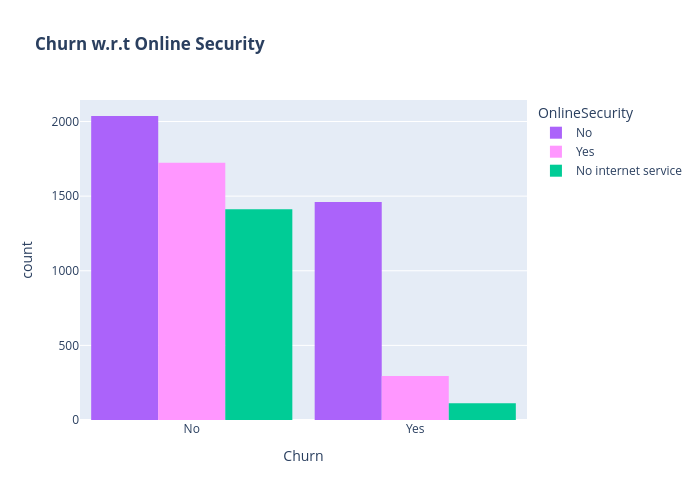

Notebook code cell kept with this figure:
### Markdown cell above
A lot of customers choose the Fiber optic service and it's also evident that the customers who use Fiber optic have high churn rate, this might suggest a dissatisfaction with this type of internet service.
Customers having DSL service are majority in number and have less churn rate compared to Fibre optic service.

### Code cell
color_map = {"Yes": "#FF97FF", "No": "#AB63FA"}
fig = px.histogram(df, x="Churn", color="OnlineSecurity", barmode="group", title="<b>Churn w.r.t Online Security</b>", color_discrete_map=color_map)
fig.update_layout(width=700, height=500, bargap=0.1)
fig.show()

### Figure 1 — Plotly figure (JSON) as saved in the notebook; plotly's stock layout.template omitted (floating-point values rounded to 4 significant figures; data arrays with more than 128 entries replaced by an {"elided": "..."} marker saying what was removed)
{"data": [{"alignmentgroup": "True", "bingroup": "x", "hovertemplate": "OnlineSecurity=No<br>Churn=%{x}<br>count=%{y}<extra></extra>", "legendgroup": "No", "marker": {"color": "#AB63FA", "pattern": {"shape": ""}}, "name": "No", "offsetgroup": "No", "orientation": "v", "showlegend": true, "type": "histogram", "x": {"elided": "3498 str values"}, "xaxis": "x", "yaxis": "y"}, {"alignmentgroup": "True", "bingroup": "x", "hovertemplate": "OnlineSecurity=Yes<br>Churn=%{x}<br>count=%{y}<extra></extra>", "legendgroup": "Yes", "marker": {"color": "#FF97FF", "pattern": {"shape": ""}}, "name": "Yes", "offsetgroup": "Yes", "orientation": "v", "showlegend": true, "type": "histogram", "x": {"elided": "2019 str values"}, "xaxis": "x", "yaxis": "y"}, {"alignmentgroup": "True", "bingroup": "x", "hovertemplate": "OnlineSecurity=No internet service<br>Churn=%{x}<br>count=%{y}<extra></extra>", "legendgroup": "No internet service", "marker": {"color": "#00cc96", "pattern": {"shape": ""}}, "name": "No internet service", "offsetgroup": "No internet service", "orientation": "v", "showlegend": true, "type": "histogram", "x": {"elided": "1526 str values"}, "xaxis": "x", "yaxis": "y"}], "layout": {"bargap": 0.1, "barmode": "group", "height": 500, "legend": {"title": {"text": "OnlineSecurity"}, "tracegroupgap": 0}, "title": {"text": "<b>Churn w.r.t Online Security</b>"}, "width": 700, "xaxis": {"anchor": "y", "domain": [0, 1], "title": {"text": "Churn"}}, "yaxis": {"anchor": "x", "domain": [0, 1], "title": {"text": "count"}}}}
